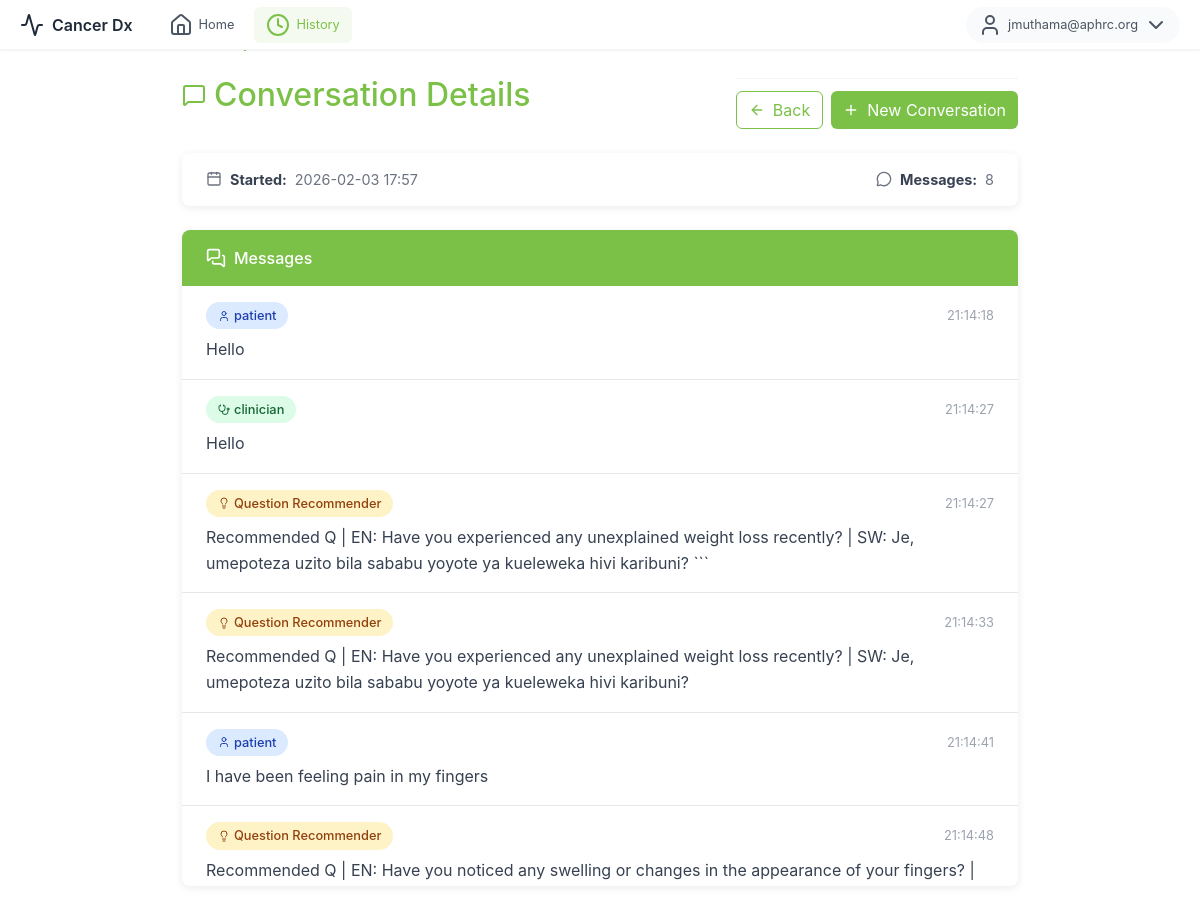
The page /history/f3236f01-6021-43ce-a55d-b3af810d6ef5 (signed in) on the database its author committed.
### models.py (models this page shows, shortened)
class User(Base):
    __tablename__ = "users"
    id = Column(Integer, primary_key=True)
    email = Column(String(255), unique=True, nullable=False, index=True)
    username = Column(String(64), unique=True, nullable=True, index=True)
    password_hash = Column(String(255), nullable=False)
    is_active = Column(Boolean, default=True, nullable=False)
    email_verified = Column(Boolean, default=False, nullable=False)
    created_at = Column(DateTime, default=datetime.utcnow, nullable=False)
    roles = relationship("Role", secondary=user_roles, back_populates="users", lazy="joined")
    @property
    def is_authenticated(self): return True

class Conversation(Base):
    __tablename__ = "conversations"
    id = Column(String, primary_key=True)               # uuid string
    created_at = Column(DateTime, default=datetime.utcnow, nullable=False)
    owner_user_id = Column(Integer, ForeignKey("users.id"), index=True, nullable=True)
    patient_id = Column(Integer, ForeignKey("patients.id"), index=True, nullable=True)
    messages = relationship(
        "Message",
        back_populates="conversation",
        cascade="all, delete-orphan",
        order_by="Message.created_at.asc()",
    )
    patient = relationship(
        "Patient",
        back_populates="conversations",
        lazy="select",
    )

class Message(Base):
    __tablename__ = "messages"
    id = Column(String, primary_key=True)               # uuid string
    conversation_id = Column(String, ForeignKey("conversations.id"), index=True, nullable=False)
    role = Column(String, index=True)                   # patient|clinician|listener|Question Recommender
    type = Column(String, default="message")            # message|question_recommender
    message = Column(Text, nullable=True)
    timestamp = Column(String, nullable=True)           # "HH:MM:SS"
    created_at = Column(DateTime, default=datetime.utcnow, nullable=False)
    conversation = relationship("Conversation", back_populates="messages")

### app.py (the view)
@app.route("/history/<conversation_id>")
@login_required
def history_detail_page(conversation_id):
    c = get_conversation_if_owned_by(conversation_id, current_user.id)
    if c is None:
        return "Not found or access denied", 404
    msgs = get_conversation_messages(conversation_id)
    plabels = _patient_labels_for_current_user()
    pid = c.patient_id if c.patient_id is not None else (c.patient.id if getattr(c, "patient", None) else None)
    patient_label = plabels.get(int(pid)) if pid is not None else None
    if pid is not None and not patient_label:
        patient_label = "Patient"
    return render_template(
        "history_detail.html",
        conversation_id=conversation_id,
        created_at=c.created_at,
        patient_label=patient_label,
        patient_id=pid,
        messages=msgs,
    )

### app.py (called while the page is built)
def _patients_display_order():
    patients = list_patients_for_user(current_user.id)
    return sorted(patients, key=lambda p: p.id)

def _patient_labels_for_current_user():
    ordered = _patients_display_order()
    return {p.id: f"Patient {i + 1}" for i, p in enumerate(ordered)}

### auth.py (called while the page is built)
@login_manager.user_loader
def load_user(user_id):
    db = SessionLocal()
    try:
        return db.get(User, int(user_id))
    finally:
        db.close()

### models.py (called while the page is built)
def get_conversation_if_owned_by(conversation_id: str, user_id: int):
    db = SessionLocal()
    try:
        c = (
            db.query(Conversation)
            .options(joinedload(Conversation.patient))
            .filter(
                Conversation.id == conversation_id,
                Conversation.owner_user_id == user_id,
            )
            .first()
        )
        return c
    finally:
        db.close()

def list_patients_for_user(clinician_id: int):
    db = SessionLocal()
    try:
        return (
            db.query(Patient)
            .filter(Patient.clinician_id == clinician_id)
            .order_by(Patient.created_at.desc())
            .all()
        )
    finally:
        db.close()

def get_conversation_messages(conversation_id: str):
    db = SessionLocal()
    try:
        return (
            db.query(Message)
            .filter(Message.conversation_id == conversation_id)
            .order_by(Message.created_at.asc())
            .all()
        )
    finally:
        db.close()

### templates/history_detail.html (shortened to what this page needs)
{% extends "base.html" %}
{% block content %}
<div class="top-menu">
  <div class="menu-left">
    <div class="logo">
      <i data-lucide="activity"></i>
      <span>Cancer Dx</span>
    </div>
    <nav class="nav-links">
      <a href="{{ url_for('index') }}" class="nav-link">
        <i data-lucide="home"></i>
        <span>Home</span>
      </a>
      <a href="{{ url_for('history_page') }}" class="nav-link active">
        <i data-lucide="clock"></i>
        <span>History</span>
      </a>
    </nav>
  </div>
  <div class="menu-right">
    {% if current_user.is_authenticated %}
    <div class="user-dropdown">
      <button class="user-btn" id="userDropdownBtn">
        <i data-lucide="user"></i>
        <span>{{ current_user.email }}</span>
        <i data-lucide="chevron-down"></i>
      </button>
    </div>
    {% else %}
    <a href="{{ url_for('index') }}" class="btn btn-login">
      <i data-lucide="log-in"></i>
      <span>Login</span>
    </a>
    {% endif %}
  </div>
</div>
<div class="detail-container">
  <div class="breadcrumb-nav">
    <a href="{{ url_for('history_page') }}">
    </a>
    <span class="separator">/</span>
    <span class="current">Conversation</span>
  </div>
  <div class="detail-header d-flex justify-content-between align-items-center flex-wrap gap-2">
    <h2>
      <i data-lucide="message-square"></i>
      Conversation Details
    </h2>
    <div class="action-buttons">
      <a href="{{ url_for('history_page') }}" class="btn btn-back">
        <i data-lucide="arrow-left" style="width:16px;height:16px"></i> Back
      </a>
      {% set new_url = url_for('new_conversation', patient_id=patient_id) if patient_id else url_for('new_conversation') %}
      <a href="{{ new_url }}" class="btn btn-new">
        <i data-lucide="plus" style="width:16px;height:16px"></i> New Conversation
      </a>
    </div>
  </div>
  <div class="info-card">
    <div class="info-item">
      <i data-lucide="calendar" style="width:16px;height:16px"></i>
      <strong>Started:</strong>
      <span>{{ created_at.strftime('%Y-%m-%d %H:%M') if created_at else '—' }}</span>
    </div>
    <div class="info-item">
      <i data-lucide="message-circle" style="width:16px;height:16px"></i>
      <strong>Messages:</strong>
      <span>{{ messages|length }}</span>
    </div>
  </div>
  <div class="messages-card">
    <div class="messages-header">
      <i data-lucide="messages-square" style="width:20px;height:20px"></i>
      Messages
    </div>
    <div class="messages-list">
      {% for m in messages %}
      <div class="message-item">
        <div class="message-meta">
          <span class="role-badge
            {% if m.role == 'patient' %}role-patient
            {% elif m.role == 'clinician' %}role-clinician
            {% elif m.role == 'Question Recommender' or m.type == 'question_recommender' %}role-recommender
            {% else %}role-system{% endif %}">
            {% if m.role == 'patient' %}
              <i data-lucide="user" style="width:12px;height:12px"></i>
            {% elif m.role == 'clinician' %}
              <i data-lucide="stethoscope" style="width:12px;height:12px"></i>
            {% elif m.role == 'Question Recommender' or m.type == 'question_recommender' %}
              <i data-lucide="lightbulb" style="width:12px;height:12px"></i>
            {% else %}
              <i data-lucide="bot" style="width:12px;height:12px"></i>
            {% endif %}
            {{ m.role or 'message' }}
          </span>
          <span class="message-time">
            {{ m.timestamp or (m.created_at.strftime('%Y-%m-%d %H:%M') if m.created_at else '') }}
          </span>
        </div>
        <div class="message-content">{{ m.message or '—' }}</div>
      </div>
      {% else %}
      <div class="empty-messages">
        <i data-lucide="message-square-off" style="width:48px;height:48px;color:#9ca3af"></i>
        <p class="mt-3">No messages in this conversation.</p>
      </div>
      {% endfor %}
    </div>
  </div>
</div>
{% endblock %}

### static/css/style.css (style rules this page uses)
:root { --primary-green: #7bc148; --primary-green-light: #c8e6a5; --primary-green-bg: rgba(123, 193, 72, 0.08); --primary-green-border: rgba(123, 193, 72, 0.3); --accent-orange: #f97316; --accent-orange-light: #fde5cc; --accent-orange-bg: #fef9f3; --gray-50: #f9fafb; --gray-100: #f3f4f6; --gray-200: #e5e7eb; --gray-300: #d1d5db; --gray-400: #9ca3af; --gray-500: #6b7280; --gray-600: #4b5563; --gray-700: #374151; --gray-800: #1f2937; }
* { box-sizing: border-box; }
html, body { height: 100%; margin: 0; padding: 0; overflow: hidden; font-family: -apple-system, BlinkMacSystemFont, 'Segoe UI', Roboto, 'Helvetica Neue', Arial, sans-serif; }
.message-time { font-size: 0.75rem; color: var(--gray-400); }
.action-buttons { display: flex; gap: 8px; padding-top: 12px; margin-top: 8px; border-top: 1px solid var(--gray-100); }
.top-menu { position: fixed; top: 0; left: 0; right: 0; height: 50px; padding: 0 20px; display: flex; align-items: center; justify-content: space-between; z-index: 1000; background: white; border-bottom: 1px solid var(--gray-100); box-shadow: 0 1px 3px rgba(0,0,0,0.05); }
.top-menu .menu-left { display: flex; align-items: center; gap: 24px; }
.top-menu .logo { display: flex; align-items: center; gap: 8px; font-weight: 600; font-size: 1rem; color: var(--gray-800); }
.top-menu .nav-links { display: flex; align-items: center; gap: 8px; }
.top-menu .nav-link { display: flex; align-items: center; gap: 6px; padding: 6px 12px; border-radius: 6px; font-size: 0.8rem; color: var(--gray-600); text-decoration: none; transition: all 0.2s; }
.top-menu .nav-link.active { background: var(--primary-green-bg); color: var(--primary-green); }
.top-menu .menu-right { display: flex; align-items: center; gap: 12px; }
.top-menu .user-dropdown { position: relative; }
.top-menu .user-btn { display: flex; align-items: center; gap: 6px; padding: 6px 12px; background: var(--gray-50); border: none; border-radius: 20px; font-size: 0.8rem; color: var(--gray-600); cursor: pointer; }
.history-container, .detail-container { margin-top: 50px; }

### templates/history_detail.html (style rules this page uses)
.detail-container { max-width: 900px; margin: 0 auto; padding: 2rem; }
.detail-header { margin-bottom: 1.5rem; }
.detail-header h2 { color: var(--primary-green, #7bc148); display: flex; align-items: center; gap: 0.5rem; }
.breadcrumb-nav { display: flex; align-items: center; gap: 0.5rem; margin-bottom: 1rem; font-size: 0.9rem; }
.breadcrumb-nav a { color: var(--primary-green, #7bc148); text-decoration: none; }
.breadcrumb-nav .separator { color: #9ca3af; }
.breadcrumb-nav .current { color: #6b7280; }
.info-card { background: white; border-radius: 8px; box-shadow: 0 2px 8px rgba(0,0,0,0.08); padding: 1rem 1.5rem; margin-bottom: 1.5rem; display: flex; justify-content: space-between; align-items: center; flex-wrap: wrap; gap: 1rem; }
.info-item { display: flex; align-items: center; gap: 0.5rem; color: #6b7280; font-size: 0.9rem; }
.info-item strong { color: #374151; }
.messages-card { background: white; border-radius: 8px; box-shadow: 0 2px 8px rgba(0,0,0,0.08); overflow: hidden; }
.messages-header { background: var(--primary-green, #7bc148); color: white; padding: 1rem 1.5rem; font-weight: 500; display: flex; align-items: center; gap: 0.5rem; }
.messages-list { max-height: 600px; overflow-y: auto; }
.message-item { padding: 1rem 1.5rem; border-bottom: 1px solid #e5e7eb; }
.message-meta { display: flex; justify-content: space-between; align-items: center; margin-bottom: 0.5rem; }
.role-badge { display: inline-flex; align-items: center; gap: 0.25rem; padding: 0.25rem 0.75rem; border-radius: 20px; font-size: 0.8rem; font-weight: 500; }
.role-patient { background: #dbeafe; color: #1e40af; }
.role-clinician { background: #dcfce7; color: #166534; }
.role-recommender { background: #fef3c7; color: #92400e; }
.message-time { font-size: 0.8rem; color: #9ca3af; }
.message-content { color: #374151; line-height: 1.6; }
.btn-new { background: var(--primary-green, #7bc148); color: white; border: none; display: inline-flex; align-items: center; gap: 0.5rem; }
.btn-back { background: transparent; color: var(--primary-green, #7bc148); border: 1px solid var(--primary-green, #7bc148); display: inline-flex; align-items: center; gap: 0.5rem; }
.action-buttons { display: flex; gap: 0.5rem; }

### rows shown on the page
User: email "jmuthama@aphrc.org"
Conversation: created_at "2026-02-03 17:57"
Message: role "patient", timestamp "21:14:18", message "Hello"
Message: role "clinician", timestamp "21:14:27", message "Hello"
Message: role "Question Recommender", timestamp "21:14:27", message "Recommended Q | EN: Have you experienced any unexplained weight loss recently? | SW: Je, umepoteza uzito bila sababu yoyote ya kueleweka hivi karibuni? ```"
Message: role "Question Recommender", timestamp "21:14:33", message "Recommended Q | EN: Have you experienced any unexplained weight loss recently? | SW: Je, umepoteza uzito bila sababu yoyote ya kueleweka hivi karibuni?"
Message: role "patient", timestamp "21:14:41", message "I have been feeling pain in my fingers"
Message: role "Question Recommender", timestamp "21:14:48", message "Recommended Q | EN: Have you noticed any swelling or changes in the appearance of your fingers? |…"

### other values the page prints
{{ messages|length }} "8"
